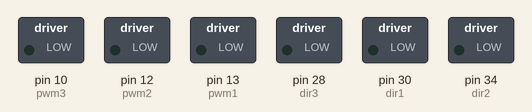
Recording of a sketch running on a simulated Arduino Mega 2560, built with avr-gcc and run on an emulated ATmega2560. On the bench: switched loads named in the sketch (green lamp = pin HIGH). Pins used as bus, display or sensor lines are not drawn.

Above: at 0.1 s.
At 0.6 s:
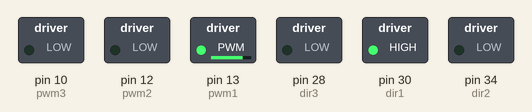
At 1.4 s:
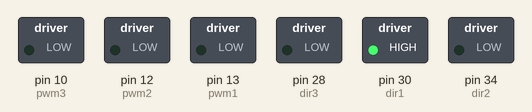
At 2.8 s:
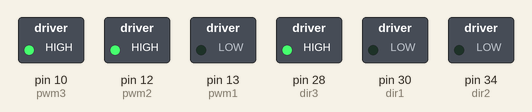
At 4.6 s:
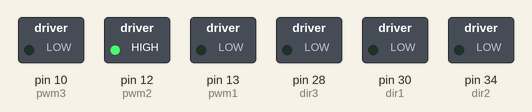
At 14.8 s:
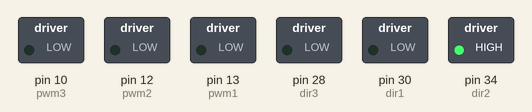
Timing chart, 0 to 16.3 s (numbered marks = the images above):
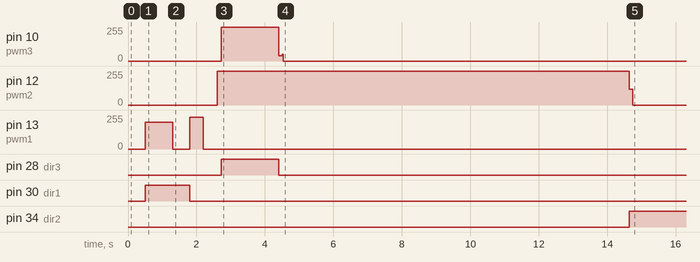

The sketch:

m-16_sucess_mr1.ino
```cpp
int pwm1 = 13;         // motor conneccted with relay_ lower
int dir1 = 30 ;

int pwm2 = 12;
int dir2 = 34;        // motor connection of gripper

int pwm3 = 10;                   //rotator
int dir3 = 28 ;

int dcv1 = 52;
int dcv2 = 53;     //piston

int testing = 0;
int grip = 1;
int c1=27,c2=25,c3=23;


void setup()
{
  pinMode(pwm1, OUTPUT);
  pinMode(dir1, OUTPUT);
  pinMode(pwm2, OUTPUT);
  pinMode(dir2, OUTPUT);
  pinMode(pwm3, OUTPUT);
  pinMode(dir3, OUTPUT);
  pinMode(dcv1, OUTPUT);
  pinMode(dcv2, OUTPUT);


  analogWrite(pwm1, 0);
  //  digitalWrite(dir1, LOW);
  analogWrite(pwm2, 0);
  //  digitalWrite(dir2, LOW);
  analogWrite(pwm3, 0);
  //  digitalWrite(dir3, LOW);

  digitalWrite(dcv1, LOW);
  digitalWrite(dcv2, LOW);


  // put your setup code here, to run once:

}
void loop()

{
  if (testing == 0)
  {

    digitalWrite(dcv1, HIGH);
    digitalWrite(dcv2, LOW);
    delay(500);
    //spring extends here
    analogWrite(pwm1, 200);
    digitalWrite(dir1, HIGH);
    delay(800);
    analogWrite(pwm1, 0);

    digitalWrite(dcv1, LOW);
    digitalWrite(dcv2, HIGH);
    delay(500);


    analogWrite(pwm1, 240);
    digitalWrite(dir1, LOW);
    delay(400);
    analogWrite(pwm1, 0);
    delay(400);


    // code for gripper ..........................
    analogWrite(pwm2, 255);
    digitalWrite(dir2, LOW );
    delay(130);

    // code for placing.........................
    analogWrite(pwm3, 255);
    digitalWrite(dir3, HIGH);
    delay(1680);

    analogWrite(pwm3, 40);
    digitalWrite(dir3, LOW);
    delay(100);
    analogWrite(pwm3, 50);
    digitalWrite(dir3, LOW);
    delay(30);
    analogWrite(pwm3, 0);
    delay(100);
    //    analogWrite(pwm2, 0);
    delay(10000);
    analogWrite(pwm2, 120);
    digitalWrite(dir2, HIGH);
    delay(110);
    analogWrite(pwm2, 0);
    //    analogWrite(pwm3, 100);
    //    digitalWrite(dir3, LOW);
    //    delay(500);
    //    analogWrite(pwm3, 50);
    //    digitalWrite(dir3, HIGH );
    //    delay(90);
    //    analogWrite(pwm3, 0);


    digitalWrite(dcv1, HIGH);
    digitalWrite(dcv2, LOW);
    delay(400);
    testing = 1;

  }

  if (grip == 0)
  {
    // code for gripper ..........................
    analogWrite(pwm2, 255);
    digitalWrite(dir2, LOW );
    delay(90);

    // code for placing.........................
    analogWrite(pwm3, 242);
    digitalWrite(dir3, LOW );
    delay(1320);

    analogWrite(pwm3, 40);
    digitalWrite(dir3, HIGH);
    delay(150);
    analogWrite(pwm3, 50);
    digitalWrite(dir3, HIGH);
    delay(30);
    analogWrite(pwm3, 0);
    delay(100);
    analogWrite(pwm2, 0);
    delay(200);
    analogWrite(pwm2, 70);
    digitalWrite(dir2, HIGH);
    delay(80);
    analogWrite(pwm2, 0);
    analogWrite(pwm3, 100);
    digitalWrite(dir3, HIGH);
    delay(500);
    analogWrite(pwm3, 50);
    digitalWrite(dir3, LOW );
    delay(90);
    analogWrite(pwm3, 0);


    grip = 1;
  }
}


/*void grip () {

  analogWrite(pwm2, 50);
    digitalWrite(dir2, LOW );
    delay(500);

  }

  void extend() {
  analogWrite(pwm1, 200);
    digitalWrite(dir1, HIGH);
    delay(600);
    analogWrite(pwm1, 0);

  }
  void piston() {

  digitalWrite(dcv1, HIGH);
    digitalWrite(dcv2, LOW);
    delay(800);


  }
  void placing() {
   analogWrite(pwm3, 150);
    digitalWrite(dir3, LOW );
    delay(500);
    analogWrite(pwm3, 50);
    digitalWrite(dir3, LOW);
    delay(300);
    analogWrite(pwm3, 0);

  }*/
```

Measured:
- by itself, pin 10 (pwm3): 0/255 → 255/255 at 2.7 s, → 40/255 1.7 s later, → 0/255 0.10 s later
- by itself, pin 12 (pwm2): 0/255 → 255/255 at 2.6 s, → 120/255 12.0 s later, → 0/255 0.11 s later
- by itself, pin 13 (pwm1): 0/255 → 200/255 at 0.50 s, → 0/255 0.80 s later, → 240/255 0.50 s later, → 0/255 0.40 s later
- by itself, pin 28 (dir3): LOW → HIGH at 2.7 s, → LOW 1.7 s later
- by itself, pin 30 (dir1): LOW → HIGH at 0.50 s, → LOW 1.3 s later
- by itself, pin 34 (dir2): LOW → HIGH at 14.6 s
